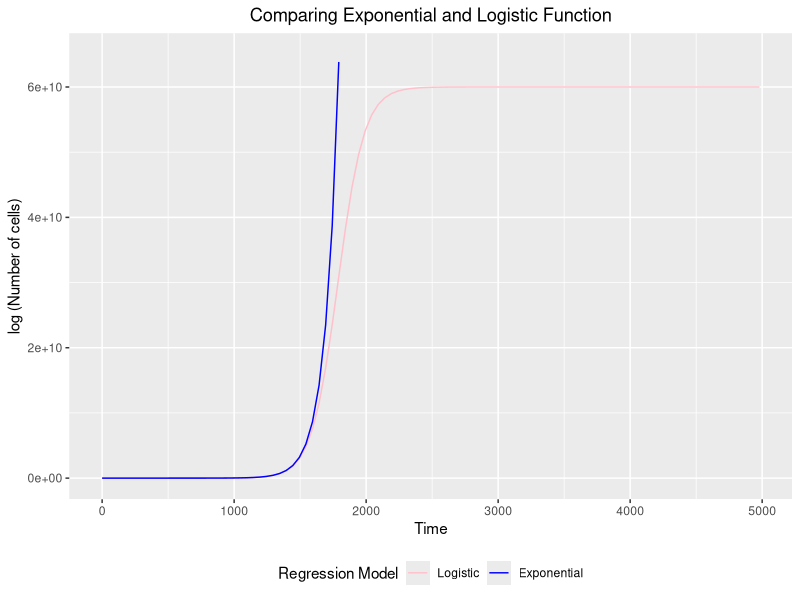

R code for this plot:
install.packages("ggplot2")
library(ggplot2)

growth_data <- read.csv("experiment 1.csv")

#this function gives us the logistic growth model for this data 

logistic_fun <- function(t) {
  
  N <- (N0*K*exp(r*t))/(K-N0+N0*exp(r*t))
  
  return(N)
  
}

N0 <- 972.6 #estimate of the intercept e^(6.883)

r <- 1.004e-02 #rate of growth found using gradient

K <- 6.000e+10 #carrying capacity found looking at linear model 2 intercept 

exp_fun<-function(t){
  N<- N0*exp(r*t)
}

exp <- exp_fun(4980)
logistic <- logistic_fun(4980)

exp
logistic

#plotting the functions on a graph 

ggplot(aes(t,N), data = growth_data) +
  
  geom_function(fun=logistic_fun, aes(colour="Logistic")) +
  geom_function(fun=exp_fun, aes(colour="Exponential"))+
  scale_y_continuous(limits=c(0, 6.5e+10))+
  labs(
    y = "log (Number of cells)",
    x="Time",
    title = "Comparing Exponential and Logistic Function"
  )+
  scale_color_manual(name='Regression Model',
                     breaks=c('Logistic', 'Exponential'),
                     values=c('Logistic'='pink', 'Exponential'='blue'))+
  theme_grey()+
  theme(
    legend.position = "bottom",
    plot.title = element_text(hjust = 0.5)
    )




